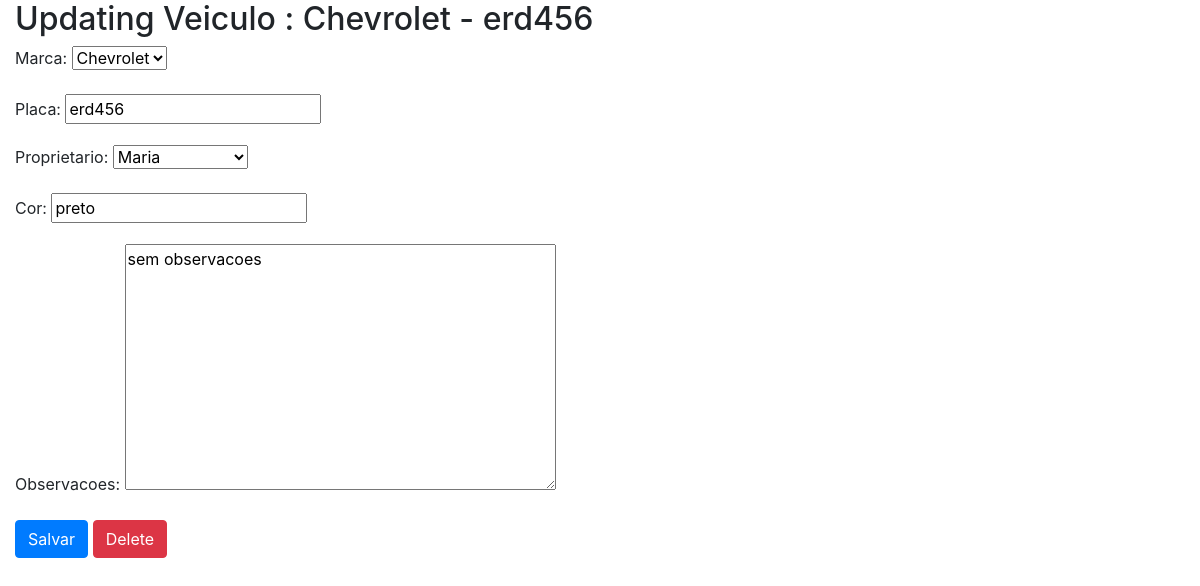
/sistema/veiculo-update/2/ (signed in), run on the app's committed database.
### core/models.py (models this page shows)
class Veiculo(models.Model):
    marca = models.ForeignKey(Marca, on_delete=models.CASCADE)
    placa = models.CharField(max_length=10)
    proprietario = models.ForeignKey(Pessoa, on_delete=models.CASCADE)
    cor = models.CharField(max_length=15)
    observacoes = models.TextField()
    def __str__(self):
        return self.marca.nome +  ' - ' + self.placa

class Marca(models.Model):
    nome = models.CharField(max_length=50)
    def __str__(self):
        return self.nome

### core/views.py (the view)
# urls.py: url(r'^veiculo-update/(?P<id>\d+)/$',veiculo_update,name='core_veiculo_update'),
@login_required
def veiculo_update(request,id):
    data = {}
    veiculo = Veiculo.objects.get(id=id)
    form = VeiculoForm(request.POST or None,instance=veiculo)
    data['veiculo'] = veiculo
    data['form'] = form
    if request.method == 'POST':
        if form.is_valid():
            form.save()
            return redirect('core_lista_veiculos')
    else:
        return render(request,'core/update_veiculo.html',data)

### core/forms.py
class VeiculoForm(ModelForm):
    class Meta:
        model = Veiculo
        fields = '__all__'

### core/models.py (called while the page is built)
    def __str__(self):
        return self.nome

### core/templates/core/update_veiculo.html (shortened to what this page needs)
{% extends 'base.html' %}
{% block main %}
<div class="row">
    <div class="col">
<h2>Updating Veiculo : {{ veiculo }}</h2>
<form action="{% url 'core_veiculo_update' veiculo.id %}" method="POST">
    {{form.as_p}}
    <button type="submit" class="btn btn-primary">Salvar</button>
    <a href="{% url 'core_veiculo_delete' veiculo.id %}" class="btn btn-danger">Delete</a>
</form>
    </div>
</div>
{% endblock main %}

### data on the page
Veiculo: marca+placa "Chevrolet - erd456", marca "Chevrolet", placa "erd456", proprietario "Maria", cor "preto", observacoes "sem observacoes"
